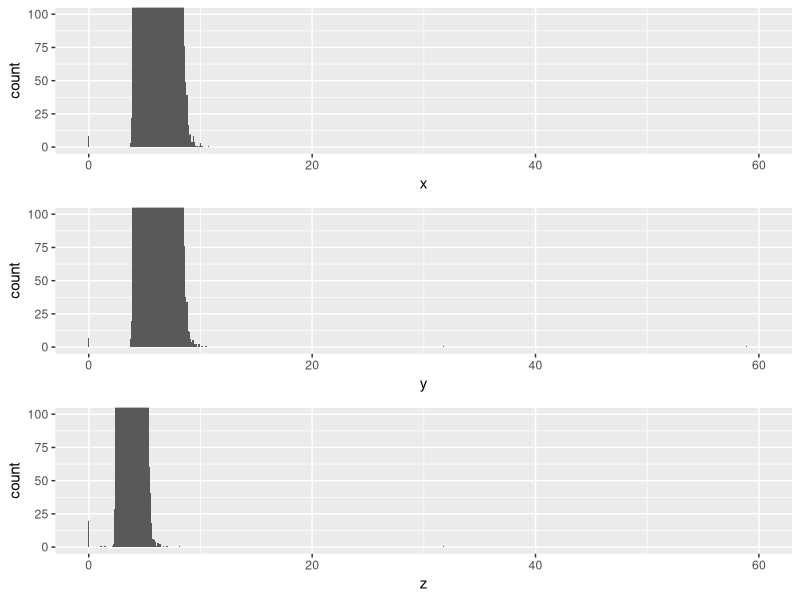
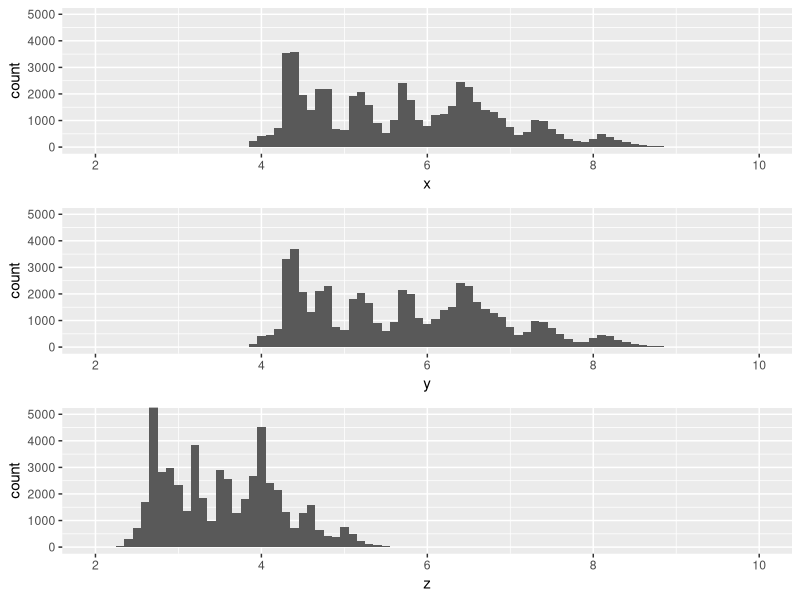
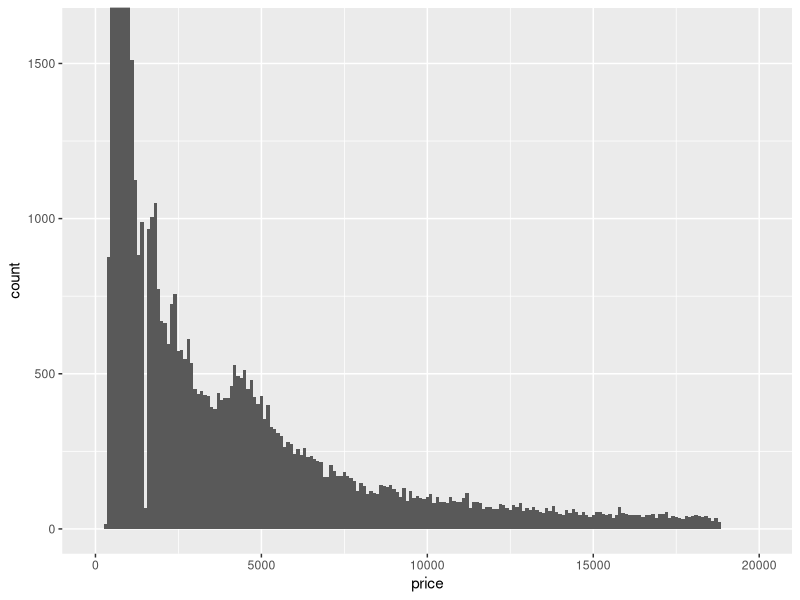
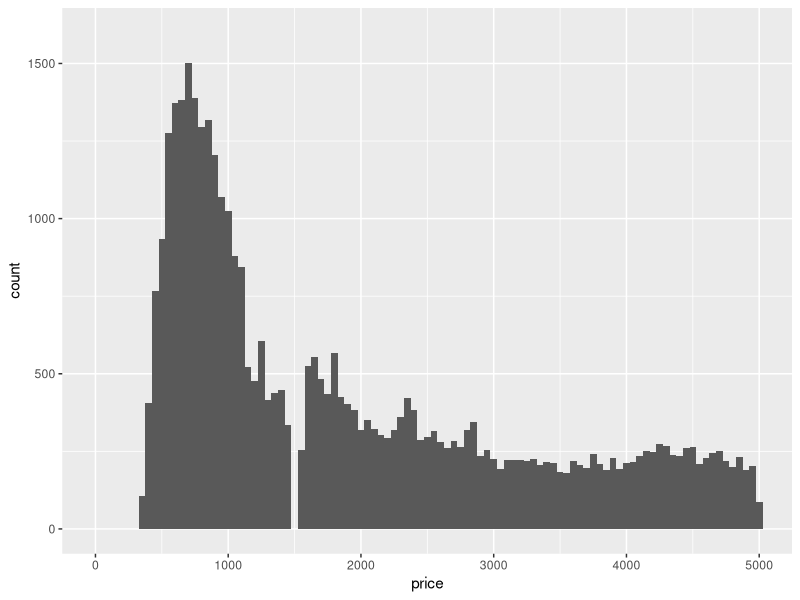
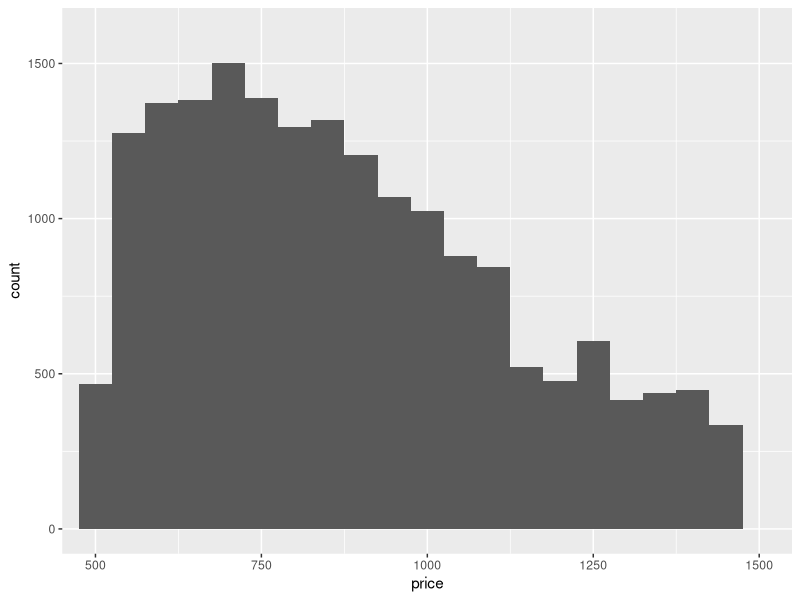
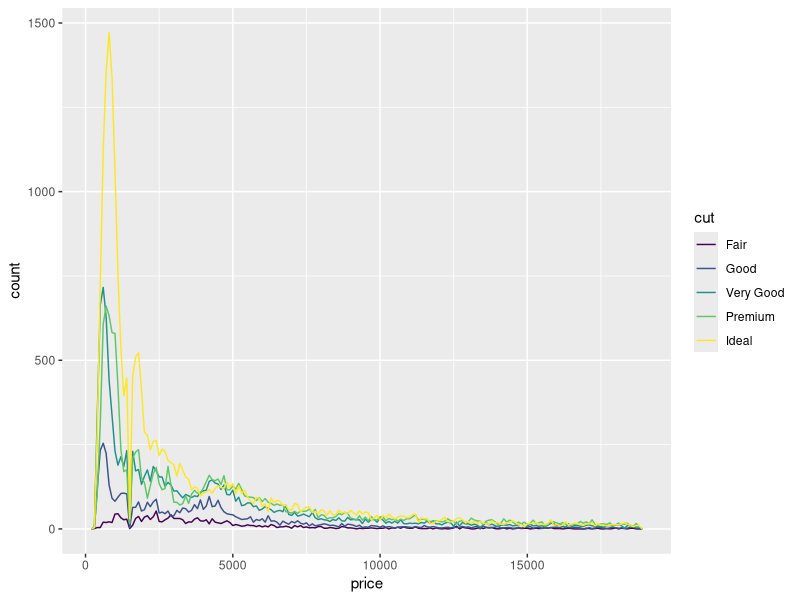
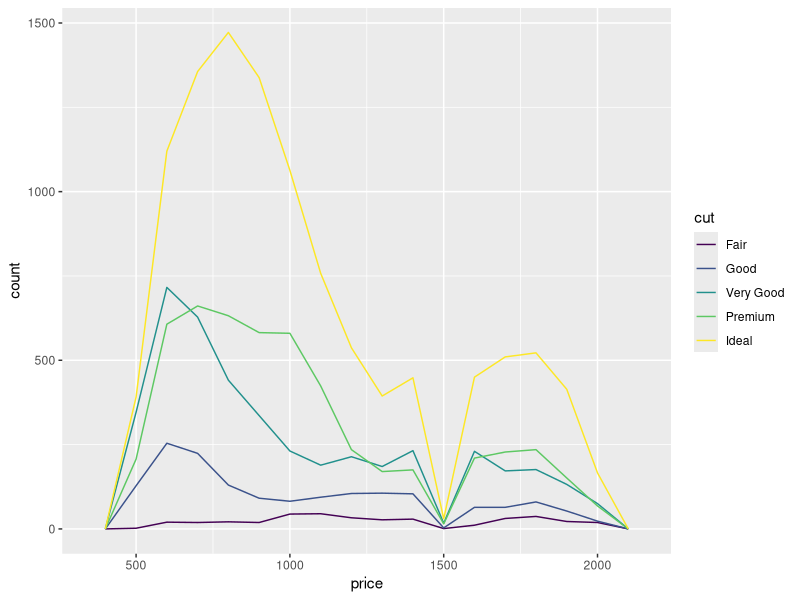
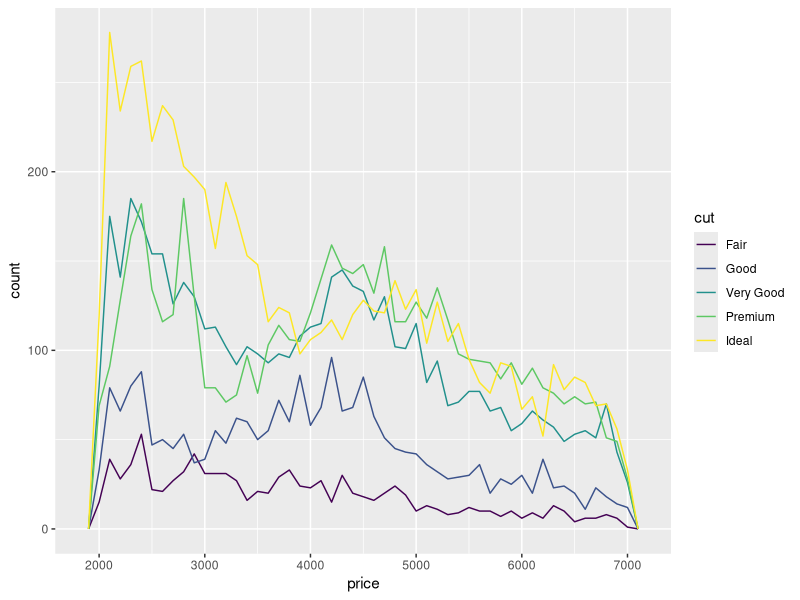

Write R code to recreate these figures, in order.
## ---- chunk 1
library(tidyverse)
#library(viridis)
#library(forcats)
#library(nycflights13) 
## ---- chunk 2
multiplot <- function(..., plotlist=NULL, file, cols=1, layout=NULL) {
  library(grid)

  plots <- c(list(...), plotlist)

  numPlots = length(plots)

  if (is.null(layout)) {
    layout <- matrix(seq(1, cols * ceiling(numPlots/cols)),
                    ncol = cols, nrow = ceiling(numPlots/cols))
  }

 if (numPlots==1) {
    print(plots[[1]])

  } else {
    grid.newpage()
    pushViewport(viewport(layout = grid.layout(nrow(layout), ncol(layout))))

    for (i in 1:numPlots) {
      matchidx <- as.data.frame(which(layout == i, arr.ind = TRUE))

      print(plots[[i]], vp = viewport(layout.pos.row = matchidx$row,
                                      layout.pos.col = matchidx$col))
    }
  }
}
## ---- chunk 3
px <- ggplot(diamonds) + 
  geom_histogram(mapping = aes(x = x), binwidth = 0.1) +
  coord_cartesian(xlim = c(0, 60), ylim = c(0, 100))

py <- ggplot(diamonds) + 
  geom_histogram(mapping = aes(x = y), binwidth = 0.1) +
  coord_cartesian(xlim = c(0, 60), ylim = c(0, 100))

pz <- ggplot(diamonds) + 
  geom_histogram(mapping = aes(x = z), binwidth = 0.1) +
  coord_cartesian(xlim = c(0, 60), ylim = c(0, 100))

pall <- multiplot(px, py, pz, cols=1)

pall
## ---- chunk 4
px <- ggplot(diamonds) + 
  geom_histogram(mapping = aes(x = x), binwidth = 0.1) +
  coord_cartesian(xlim = c(2, 10), ylim = c(0, 5000))

py <- ggplot(diamonds) + 
  geom_histogram(mapping = aes(x = y), binwidth = 0.1) +
  coord_cartesian(xlim = c(2, 10 ), ylim = c(0, 5000))

pz <- ggplot(diamonds) + 
  geom_histogram(mapping = aes(x = z), binwidth = 0.1) +
  coord_cartesian(xlim = c(2, 10), ylim = c(0, 5000))

pall <- multiplot(px, py, pz, cols=1)

pall
## ---- chunk 5
ggplot(diamonds) + 
  geom_histogram(mapping = aes(x = price), binwidth = 100) +
  coord_cartesian(xlim = c(0, 20000), ylim = c(0, 1600))
## ---- chunk 6
ggplot(filter(diamonds, price < 5000)) + 
  geom_histogram(mapping = aes(x = price), binwidth = 50) +
  coord_cartesian(xlim = c(0, 5000), ylim = c(0, 1600))
## ---- chunk 7
ggplot(filter(diamonds, price > 500 & price < 1500)) + 
  geom_histogram(mapping = aes(x = price), binwidth = 50) +
  coord_cartesian(xlim = c(500, 1500), ylim = c(0, 1600))
## ---- chunk 8
ggplot(diamonds, mapping = aes(x = price, colour = cut)) + 
  geom_freqpoly(binwidth = 100)
## ---- chunk 9
ggplot(filter(diamonds, price > 500 & price < 2000), mapping = aes(x = price, colour = cut)) + 
  geom_freqpoly(binwidth = 100)
## ---- chunk 10
ggplot(filter(diamonds, price > 2000 & price < 7000), mapping = aes(x = price, colour = cut)) + 
  geom_freqpoly(binwidth = 100)
## ---- chunk 11
ggplot(filter(diamonds, price > 13000 & price < 18000), mapping = aes(x = price, colour = cut)) + 
  geom_freqpoly(binwidth = 100)
## ---- chunk 12
allprice <- ggplot(diamonds, mapping = aes(x = price, colour = cut)) + 
  geom_freqpoly(binwidth = 500)

cprice <- ggplot(filter(diamonds, price > 500 & price < 2000), mapping = aes(x = price, colour = cut)) + 
  geom_freqpoly(binwidth = 500)

mprice <- ggplot(filter(diamonds, price > 2000 & price < 7000), mapping = aes(x = price, colour = cut)) + 
  geom_freqpoly(binwidth = 500)

oprice <- ggplot(filter(diamonds, price > 13000 & price < 18000), mapping = aes(x = price, colour = cut)) + 
  geom_freqpoly(binwidth = 500)

dpall <- multiplot(allprice, cprice, mprice, oprice, cols=2)
## ---- chunk 13

## ---- chunk 14

## ---- chunk 15

## ---- chunk 16

## ---- chunk 17

## ---- chunk 18

## ---- chunk 19

## ---- chunk 20

## ---- chunk 21

## ---- chunk 22

## ---- chunk 23

## ---- chunk 24

## ---- chunk 25

## ---- chunk 26

## ---- chunk 27

## ---- chunk 28

## ---- chunk 29

## ---- chunk 30

